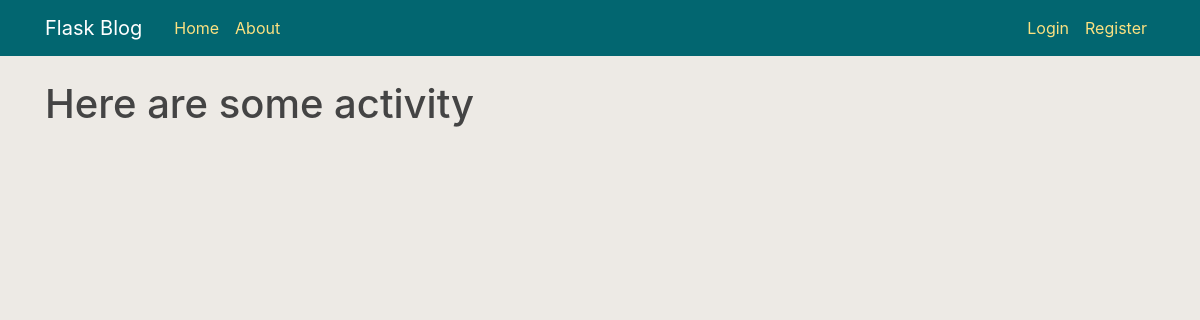
Page /home on the earlier database version.
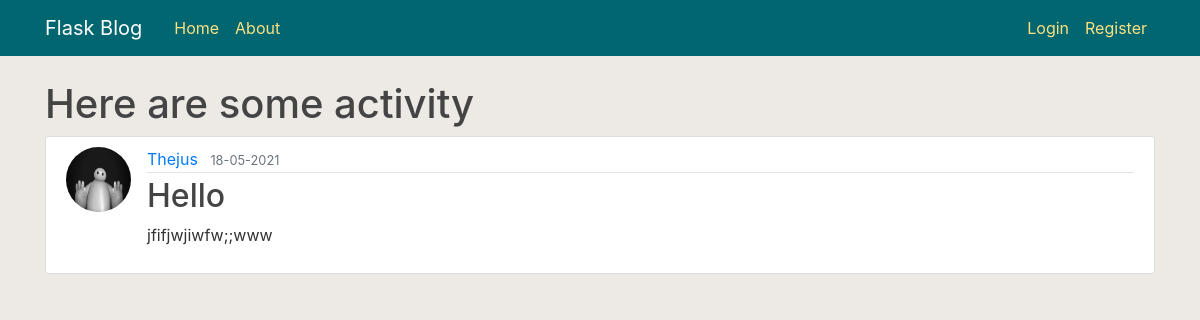
Same page on the later database version.
### flaskblog/models.py (models this page shows, shortened)
class Post(db.Model):
    id = db.Column(db.Integer,primary_key=True)
    title = db.Column(db.String(100), nullable=False)
    date_posted = db.Column(db.DateTime, nullable=False,default=datetime.utcnow)
    content = db.Column(db.Text, nullable=False)
    user_id = db.Column(db.Integer, db.ForeignKey('user.id'),nullable=False)

class User(db.Model,UserMixin):
    id = db.Column(db.Integer,primary_key=True)
    username = db.Column(db.String(20),unique=True,nullable=False)
    email = db.Column(db.String(120),unique=True,nullable=False)
    image_file = db.Column(db.String(20),nullable=False, default='default.jpg')
    password = db.Column(db.String(60),unique=False,nullable=False)
    posts = db.relationship('Post',backref='author',lazy=True)

### flaskblog/routes.py (the view)
@app.route("/")
@app.route("/home")
def home():
    posts = Post.query.all()
    return render_template('home.html',posts=posts,title='home')

### flaskblog/templates/home.html
{% extends "layout.html" %}
{% block content %}
    <h1>Here are some activity</h1>
    {% for posts in posts %}
    <article class="media content-section">
      <img class="rounded-circle article-img" src="{{ url_for('static', filename='profile_pics/'+ posts.author.image_file) }}" alt="">
      <div class="media-body">
          <div class="article-metadata">
            <a class="mr-2" href="#">{{ posts.author.username }}</a>
            <small class="text-muted">{{ posts.date_posted.strftime('%d-%m-%Y') }}</small>
          </div>
          <h2><a class="article-title" href="#">{{ posts.title }}</a></h2>
          <p class="article-content">{{ posts.content }}</p>
        </div>
      </article>
    {% endfor %}
{% endblock content %}

### flaskblog/templates/layout.html (shortened to what this page needs)
<!DOCTYPE html>
<html lang="en">
<head>
  <link rel="stylesheet" href="https://cdn.jsdelivr.net/npm/bootstrap@4.6.0/dist/css/bootstrap.min.css">
  <link rel="stylesheet" type="text/css" href="{{ url_for('static',filename='styles/main.css') }}">
  </head>
<body>
    <header class="site-header">
        <nav class="navbar navbar-expand-md navbar-dark bg-steel fixed-top">
          <div class="container">
            <a class="navbar-brand na mr-4" href="/">Flask Blog</a>
            <div class="collapse navbar-collapse" id="navbarToggle">
              <div class="navbar-nav mr-auto">
                <a class="nav-item nav-link" href="{{ url_for('home') }}">Home</a>
                <a class="nav-item nav-link" href="{{ url_for('about') }}">About</a>
              </div>
              <div class="navbar-nav">
                {% if current_user.is_authenticated %}
                  <a class="nav-item nav-link" href="{{ url_for('new_post') }}">Post</a>
                  <a class="nav-item nav-link" href="{{ url_for('account') }}">Account</a>
                  <a class="nav-item nav-link" href="{{ url_for('logout') }}">Logout</a>
                {% else %}
                  <a class="nav-item nav-link" href="{{ url_for('login') }}">Login</a>
                  <a class="nav-item nav-link" href="{{ url_for('register') }}">Register</a>
                {% endif %}
              </div>
            </div>
          </div>
        </nav>
      </header>
      <main role="main" class="container">
        <div class="row">
          <div class="col-md-12">
            {% block content %}
            {% endblock %}
          </div>
        </div>
      </main>
</body>
</html>

### flaskblog/static/styles/main.css (style rules this page uses)
body { background: #EDEAE5; color: #333333; margin-top: 5rem; }
h1, h2, h3, h4, h5, h6 { color: #444444; }
.na { color: #026670; }
.bg-steel { background-color: #026670 !important; }
.site-header .navbar-nav .nav-link { color: #FCE181; }
.content-section { background: #ffffff; padding: 10px 20px; border: 1px solid #dddddd; border-radius: 3px; margin-bottom: 20px; }
.article-title { color: #444444; }
.article-content { white-space: pre-line; }
.article-img { height: 65px; width: 65px; margin-right: 16px; }
.article-metadata { padding-bottom: 1px; margin-bottom: 4px; border-bottom: 1px solid #e3e3e3 }

Differences in the rows shown:
added Post: image_file (picture), author.username "Thejus", date_posted "18-05-2021", title "Hello", content "jfifjwjiwfw;;www"
